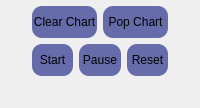
           <widget class="QFrame" name="s01a02">
            <property name="minimumSize">
             <size>
              <width>0</width>
              <height>0</height>
             </size>
            </property>
            <property name="maximumSize">
             <size>
              <width>16777215</width>
              <height>16777215</height>
             </size>
            </property>
            <property name="styleSheet">
             <string notr="true">background-color: none;
border-top-left-radius: 0px;
border-bottom-left-radius: 0px;</string>
            </property>
            <property name="frameShape">
             <enum>QFrame::StyledPanel</enum>
            </property>
            <property name="frameShadow">
             <enum>QFrame::Raised</enum>
            </property>
            <layout class="QVBoxLayout" name="verticalLayout_10">
             <property name="leftMargin">
              <number>32</number>
             </property>
             <property name="topMargin">
              <number>0</number>
             </property>
             <property name="rightMargin">
              <number>32</number>
             </property>
             <property name="bottomMargin">
              <number>32</number>
             </property>
             <item>
              <widget class="QFrame" name="spacer_up">
               <property name="frameShape">
                <enum>QFrame::StyledPanel</enum>
               </property>
               <property name="frameShadow">
                <enum>QFrame::Raised</enum>
               </property>
              </widget>
             </item>
             <item>
              <widget class="QFrame" name="frame_bt_chart">
               <property name="minimumSize">
                <size>
                 <width>0</width>
                 <height>32</height>
                </size>
               </property>
               <property name="maximumSize">
                <size>
                 <width>16777215</width>
                 <height>32</height>
                </size>
               </property>
               <property name="frameShape">
                <enum>QFrame::StyledPanel</enum>
               </property>
               <property name="frameShadow">
                <enum>QFrame::Raised</enum>
               </property>
               <layout class="QHBoxLayout" name="horizontalLayout_12" stretch="0,0">
                <property name="leftMargin">
                 <number>0</number>
                </property>
                <property name="topMargin">
                 <number>0</number>
                </property>
                <property name="rightMargin">
                 <number>0</number>
                </property>
                <property name="bottomMargin">
                 <number>0</number>
                </property>
                <item>
                 <widget class="QPushButton" name="bt_clear_chart">
                  <property name="sizePolicy">
                   <sizepolicy hsizetype="Minimum" vsizetype="Minimum">
                    <horstretch>0</horstretch>
                    <verstretch>0</verstretch>
                   </sizepolicy>
                  </property>
                  <property name="minimumSize">
                   <size>
                    <width>0</width>
                    <height>32</height>
                   </size>
                  </property>
                  <property name="maximumSize">
                   <size>
                    <width>16777215</width>
                    <height>32</height>
                   </size>
                  </property>
                  <property name="cursor">
                   <cursorShape>PointingHandCursor</cursorShape>
                  </property>
                  <property name="styleSheet">
                   <string notr="true">QPushButton {
	background-color: rgba(93, 99, 166,240);
	border-radius: 10px;
}

QPushButton:hover {
	color: rgb(255,255,255);
}

QPushButton:pressed {
	background-color: rgba(93, 99, 166,128);
}</string>
                  </property>
                  <property name="text">
                   <string>Clear Chart</string>
                  </property>
                 </widget>
                </item>
                <item>
                 <widget class="QPushButton" name="bt_pop_chart">
                  <property name="sizePolicy">
                   <sizepolicy hsizetype="Minimum" vsizetype="Minimum">
                    <horstretch>0</horstretch>
                    <verstretch>0</verstretch>
                   </sizepolicy>
                  </property>
                  <property name="minimumSize">
                   <size>
                    <width>0</width>
                    <height>32</height>
                   </size>
                  </property>
                  <property name="maximumSize">
                   <size>
                    <width>16777215</width>
                    <height>32</height>
                   </size>
                  </property>
                  <property name="cursor">
                   <cursorShape>PointingHandCursor</cursorShape>
                  </property>
                  <property name="styleSheet">
                   <string notr="true">QPushButton {
	background-color: rgba(93, 99, 166,240);
	border-radius: 10px;
}

QPushButton:hover {
	color: rgb(255,255,255);
}

QPushButton:pressed {
	background-color: rgba(93, 99, 166,128);
}</string>
                  </property>
                  <property name="text">
                   <string>Pop Chart</string>
                  </property>
                 </widget>
                </item>
               </layout>
              </widget>
             </item>
             <item>
              <widget class="QFrame" name="frame_bt_timer">
               <property name="minimumSize">
                <size>
                 <width>0</width>
                 <height>32</height>
                </size>
               </property>
               <property name="maximumSize">
                <size>
                 <width>16777215</width>
                 <height>32</height>
                </size>
               </property>
               <property name="frameShape">
                <enum>QFrame::StyledPanel</enum>
               </property>
               <property name="frameShadow">
                <enum>QFrame::Raised</enum>
               </property>
               <layout class="QHBoxLayout" name="horizontalLayout_11">
                <property name="leftMargin">
                 <number>0</number>
                </property>
                <property name="topMargin">
                 <number>0</number>
                </property>
                <property name="rightMargin">
                 <number>0</number>
                </property>
                <property name="bottomMargin">
                 <number>0</number>
                </property>
                <item>
                 <widget class="QPushButton" name="bt_timer_start">
                  <property name="sizePolicy">
                   <sizepolicy hsizetype="Minimum" vsizetype="Minimum">
                    <horstretch>0</horstretch>
                    <verstretch>0</verstretch>
                   </sizepolicy>
                  </property>
                  <property name="minimumSize">
                   <size>
                    <width>0</width>
                    <height>32</height>
                   </size>
                  </property>
                  <property name="maximumSize">
                   <size>
                    <width>16777215</width>
                    <height>32</height>
                   </size>
                  </property>
                  <property name="cursor">
                   <cursorShape>PointingHandCursor</cursorShape>
                  </property>
                  <property name="styleSheet">
                   <string notr="true">QPushButton {
	background-color: rgba(93, 99, 166,240);
	border-radius: 10px;
}

QPushButton:hover {
	color: rgb(255,255,255);
}

QPushButton:pressed {
	background-color: rgba(93, 99, 166,128);
}</string>
                  </property>
                  <property name="text">
                   <string>Start</string>
                  </property>
                 </widget>
                </item>
                <item>
                 <widget class="QPushButton" name="bt_timer_pause">
                  <property name="sizePolicy">
                   <sizepolicy hsizetype="Minimum" vsizetype="Minimum">
                    <horstretch>0</horstretch>
                    <verstretch>0</verstretch>
                   </sizepolicy>
                  </property>
                  <property name="minimumSize">
                   <size>
                    <width>0</width>
                    <height>32</height>
                   </size>
                  </property>
                  <property name="maximumSize">
                   <size>
                    <width>16777215</width>
                    <height>32</height>
                   </size>
                  </property>
                  <property name="cursor">
                   <cursorShape>PointingHandCursor</cursorShape>
                  </property>
                  <property name="styleSheet">
                   <string notr="true">QPushButton {
	background-color: rgba(93, 99, 166,240);
	border-radius: 10px;
}

QPushButton:hover {
	color: rgb(255,255,255);
}

QPushButton:pressed {
	background-color: rgba(93, 99, 166,128);
}</string>
                  </property>
                  <property name="text">
                   <string>Pause</string>
                  </property>
                 </widget>
                </item>
                <item>
                 <widget class="QPushButton" name="bt_timer_reset">
                  <property name="sizePolicy">
                   <sizepolicy hsizetype="Minimum" vsizetype="Minimum">
                    <horstretch>0</horstretch>
                    <verstretch>0</verstretch>
                   </sizepolicy>
                  </property>
                  <property name="minimumSize">
                   <size>
                    <width>0</width>
                    <height>32</height>
                   </size>
                  </property>
                  <property name="maximumSize">
                   <size>
                    <width>16777215</width>
                    <height>32</height>
                   </size>
                  </property>
                  <property name="cursor">
                   <cursorShape>PointingHandCursor</cursorShape>
                  </property>
                  <property name="styleSheet">
                   <string notr="true">QPushButton {
	background-color: rgba(93, 99, 166,240);
	border-radius: 10px;
}

QPushButton:hover {
	color: rgb(255,255,255);
}

QPushButton:pressed {
	background-color: rgba(93, 99, 166,128);
}</string>
                  </property>
                  <property name="text">
                   <string>Reset</string>
                  </property>
                 </widget>
                </item>
               </layout>
              </widget>
             </item>
            </layout>
           </widget>
